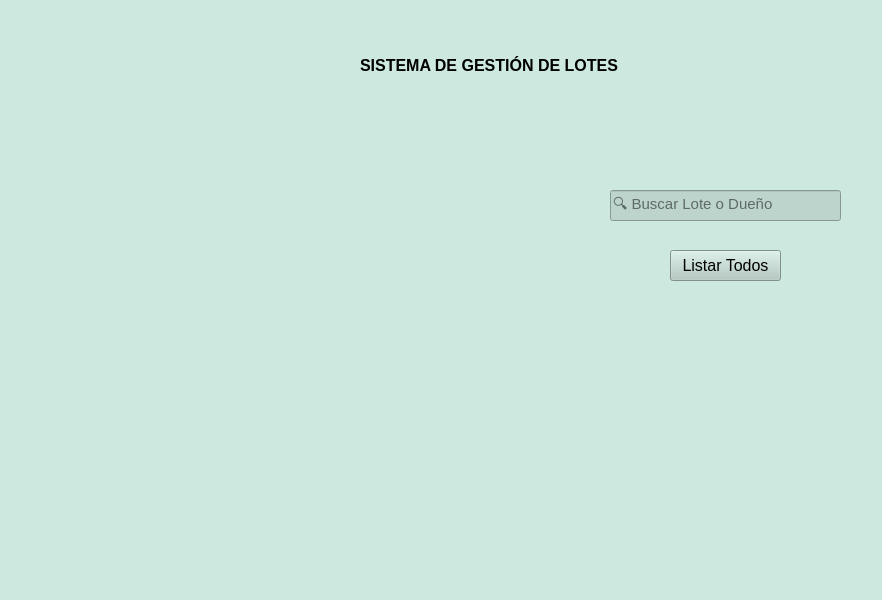
<?xml version="1.0" encoding="UTF-8"?>
<ui version="4.0">
 <class>MainWindow</class>
 <widget class="QMainWindow" name="MainWindow">
  <property name="geometry">
   <rect>
    <x>0</x>
    <y>0</y>
    <width>882</width>
    <height>600</height>
   </rect>
  </property>
  <property name="windowTitle">
   <string>MainWindow</string>
  </property>
  <widget class="QWidget" name="centralwidget">
   <property name="styleSheet">
    <string notr="true">background-color: #CDE8DF</string>
   </property>
   <widget class="QPushButton" name="listar_button">
    <property name="geometry">
     <rect>
      <x>670</x>
      <y>250</y>
      <width>111</width>
      <height>31</height>
     </rect>
    </property>
    <property name="font">
     <font>
      <pointsize>12</pointsize>
     </font>
    </property>
    <property name="styleSheet">
     <string notr="true">background-color: #B3C9C2; </string>
    </property>
    <property name="text">
     <string>Listar Todos</string>
    </property>
   </widget>
   <widget class="QLineEdit" name="lote_input">
    <property name="geometry">
     <rect>
      <x>610</x>
      <y>190</y>
      <width>231</width>
      <height>31</height>
     </rect>
    </property>
    <property name="font">
     <font>
      <pointsize>11</pointsize>
     </font>
    </property>
    <property name="styleSheet">
     <string notr="true">background-color: #BDD4CD;</string>
    </property>
    <property name="text">
     <string/>
    </property>
    <property name="placeholderText">
     <string>🔍 Buscar Lote o Dueño</string>
    </property>
   </widget>
   <widget class="QLabel" name="imgBarrio">
    <property name="geometry">
     <rect>
      <x>20</x>
      <y>150</y>
      <width>541</width>
      <height>391</height>
     </rect>
    </property>
    <property name="text">
     <string/>
    </property>
    <property name="pixmap">
     <pixmap resource="Imagenes/source.qrc">:/Imagenesp/MapaBarrioEdit.png</pixmap>
    </property>
    <property name="scaledContents">
     <bool>true</bool>
    </property>
    <property name="wordWrap">
     <bool>false</bool>
    </property>
   </widget>
   <widget class="QLabel" name="titulo">
    <property name="geometry">
     <rect>
      <x>360</x>
      <y>50</y>
      <width>351</width>
      <height>31</height>
     </rect>
    </property>
    <property name="font">
     <font>
      <pointsize>12</pointsize>
      <bold>true</bold>
     </font>
    </property>
    <property name="text">
     <string>SISTEMA DE GESTIÓN DE LOTES</string>
    </property>
   </widget>
  </widget>
 </widget>
 <resources>
  <include location="Imagenes/source.qrc"/>
 </resources>
 <connections/>
</ui>
